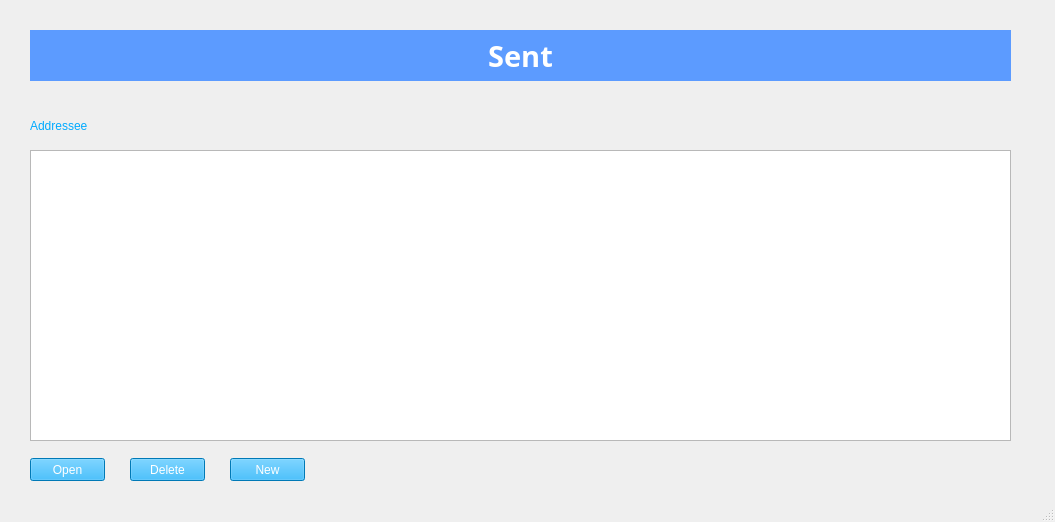
<?xml version="1.0" encoding="UTF-8"?>
<ui version="4.0">
 <class>SentWindow</class>
 <widget class="QMainWindow" name="SentWindow">
  <property name="windowModality">
   <enum>Qt::ApplicationModal</enum>
  </property>
  <property name="geometry">
   <rect>
    <x>0</x>
    <y>0</y>
    <width>1055</width>
    <height>522</height>
   </rect>
  </property>
  <property name="minimumSize">
   <size>
    <width>1055</width>
    <height>522</height>
   </size>
  </property>
  <property name="maximumSize">
   <size>
    <width>1055</width>
    <height>522</height>
   </size>
  </property>
  <property name="windowTitle">
   <string>MainWindow</string>
  </property>
  <widget class="QWidget" name="centralwidget">
   <widget class="QTableWidget" name="tblAddressee">
    <property name="geometry">
     <rect>
      <x>30</x>
      <y>150</y>
      <width>981</width>
      <height>291</height>
     </rect>
    </property>
    <property name="font">
     <font>
      <family>Bahnschrift</family>
      <pointsize>12</pointsize>
     </font>
    </property>
    <property name="cursor" stdset="0">
     <cursorShape>PointingHandCursor</cursorShape>
    </property>
    <property name="styleSheet">
     <string notr="true">border-color: rgb(0, 0, 0);
font: 12pt &quot;Bahnschrift&quot;;</string>
    </property>
    <property name="midLineWidth">
     <number>1</number>
    </property>
    <property name="editTriggers">
     <set>QAbstractItemView::NoEditTriggers</set>
    </property>
    <property name="alternatingRowColors">
     <bool>true</bool>
    </property>
    <property name="selectionMode">
     <enum>QAbstractItemView::SingleSelection</enum>
    </property>
    <property name="selectionBehavior">
     <enum>QAbstractItemView::SelectItems</enum>
    </property>
    <property name="gridStyle">
     <enum>Qt::SolidLine</enum>
    </property>
   </widget>
   <widget class="QPushButton" name="pshBtnDeleteSender">
    <property name="geometry">
     <rect>
      <x>130</x>
      <y>458</y>
      <width>75</width>
      <height>23</height>
     </rect>
    </property>
    <property name="cursor">
     <cursorShape>OpenHandCursor</cursorShape>
    </property>
    <property name="styleSheet">
     <string notr="true">color: rgb(255, 255, 255);
font: 75 12pt &quot;Bahnschrift&quot;;
background-color: rgb(0, 170, 255);</string>
    </property>
    <property name="text">
     <string>Delete</string>
    </property>
   </widget>
   <widget class="QPushButton" name="pshBtnOpenSender">
    <property name="geometry">
     <rect>
      <x>30</x>
      <y>458</y>
      <width>75</width>
      <height>23</height>
     </rect>
    </property>
    <property name="cursor">
     <cursorShape>OpenHandCursor</cursorShape>
    </property>
    <property name="styleSheet">
     <string notr="true">color: rgb(255, 255, 255);
font: 75 12pt &quot;Bahnschrift&quot;;
background-color: rgb(0, 170, 255);</string>
    </property>
    <property name="text">
     <string>Open</string>
    </property>
   </widget>
   <widget class="QPushButton" name="pshBtnNew">
    <property name="geometry">
     <rect>
      <x>230</x>
      <y>458</y>
      <width>75</width>
      <height>23</height>
     </rect>
    </property>
    <property name="cursor">
     <cursorShape>OpenHandCursor</cursorShape>
    </property>
    <property name="styleSheet">
     <string notr="true">color: rgb(255, 255, 255);
font: 75 12pt &quot;Bahnschrift&quot;;
background-color: rgb(0, 170, 255);</string>
    </property>
    <property name="text">
     <string>New</string>
    </property>
   </widget>
   <widget class="QLabel" name="lblWelcome">
    <property name="geometry">
     <rect>
      <x>30</x>
      <y>30</y>
      <width>981</width>
      <height>51</height>
     </rect>
    </property>
    <property name="font">
     <font>
      <family>Bahnschrift</family>
      <pointsize>22</pointsize>
      <weight>75</weight>
      <bold>true</bold>
     </font>
    </property>
    <property name="styleSheet">
     <string notr="true">background-color: rgb(92, 155, 255);
color: rgb(255, 255, 255);</string>
    </property>
    <property name="text">
     <string>Sent</string>
    </property>
    <property name="alignment">
     <set>Qt::AlignCenter</set>
    </property>
   </widget>
   <widget class="QLabel" name="lblAddressee">
    <property name="geometry">
     <rect>
      <x>30</x>
      <y>110</y>
      <width>151</width>
      <height>31</height>
     </rect>
    </property>
    <property name="styleSheet">
     <string notr="true">color: rgb(0, 170, 255);
font: 75 22pt &quot;Bahnschrift&quot;;</string>
    </property>
    <property name="text">
     <string>Addressee</string>
    </property>
   </widget>
  </widget>
  <widget class="QMenuBar" name="menubar">
   <property name="geometry">
    <rect>
     <x>0</x>
     <y>0</y>
     <width>1055</width>
     <height>21</height>
    </rect>
   </property>
  </widget>
  <widget class="QStatusBar" name="statusbar"/>
 </widget>
 <resources/>
 <connections/>
</ui>
